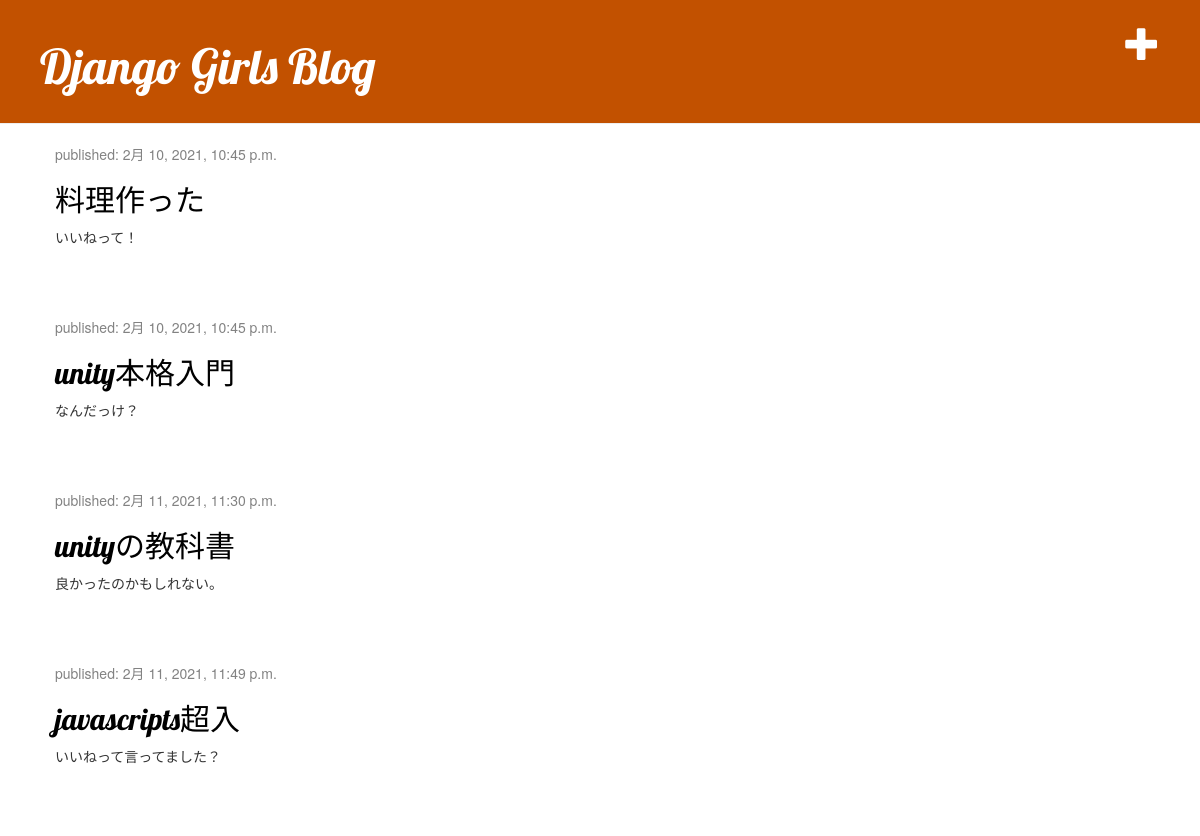
The app's page / (signed in) with its own data.
### blog/models.py (models this page shows, shortened)
class Post(models.Model):
    author = models.ForeignKey(settings.AUTH_USER_MODEL, on_delete=models.CASCADE)
    title = models.CharField(max_length=200)
    text = models.TextField()
    created_date = models.DateTimeField(default=timezone.now)
    published_date = models.DateTimeField(blank=True,null=True)

### blog/views.py (the view)
# urls.py: path('', views.post_list, name='post_list'),
def post_list(request):
    posts = Post.objects.filter(published_date__lte=timezone.now()).order_by('published_date')
    return render(request, 'blog/post_list.html', {'posts': posts})

### blog/templates/blog/post_list.html
<!DOCTYPE html>
{% extends 'blog/base.html'%}
{% block content %}
    {% for post in posts %}
        <div class="post">
            <div class="date">
                <p>published: {{ post.published_date}}</p>
            </div>
            <h2><a href="{% url 'post_detail' pk=post.pk %}">{{ post.title }}</a></h2>
            <p>{{ post.text|linebreaksbr }}</p>
        </div>
    {% endfor %}
{% endblock %}

### blog/static/css/blog.css (style rules this page uses)
h1, h2, h3, h4 { font-family: 'Lobster', cursive; }
.date { color: #828282; }
.post { margin-bottom: 70px; }
.post h2 a, .post h2 a:visited { color: #000000; }

### records on screen
Post: published_date "2月 10, 2021, 10:45 p.m.", title "料理作った", text "いいねって！"
Post: published_date "2月 10, 2021, 10:45 p.m.", title "unity本格入門", text "なんだっけ？"
Post: published_date "2月 11, 2021, 11:30 p.m.", title "unityの教科書", text "良かったのかもしれない。"
Post: published_date "2月 11, 2021, 11:49 p.m.", title "javascripts超入", text "いいねって言ってました？"
